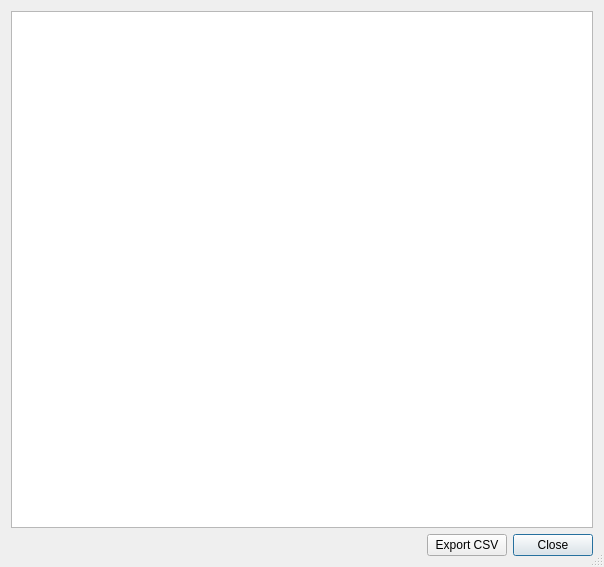
<?xml version="1.0" encoding="UTF-8"?>
<ui version="4.0">
 <class>RelationSizeDialog</class>
 <widget class="QDialog" name="RelationSizeDialog">
  <property name="geometry">
   <rect>
    <x>0</x>
    <y>0</y>
    <width>604</width>
    <height>567</height>
   </rect>
  </property>
  <property name="windowTitle">
   <string>Table sizes</string>
  </property>
  <property name="sizeGripEnabled">
   <bool>true</bool>
  </property>
  <layout class="QGridLayout" name="gridLayout">
   <item row="1" column="0">
    <spacer name="horizontalSpacer">
     <property name="orientation">
      <enum>Qt::Horizontal</enum>
     </property>
     <property name="sizeHint" stdset="0">
      <size>
       <width>592</width>
       <height>20</height>
      </size>
     </property>
    </spacer>
   </item>
   <item row="0" column="0" colspan="3">
    <widget class="QTableWidget" name="tab_relation_size">
     <property name="font">
      <font>
       <family>DejaVu Sans</family>
      </font>
     </property>
    </widget>
   </item>
   <item row="1" column="2">
    <widget class="QDialogButtonBox" name="buttonBox">
     <property name="sizePolicy">
      <sizepolicy hsizetype="Fixed" vsizetype="Fixed">
       <horstretch>0</horstretch>
       <verstretch>0</verstretch>
      </sizepolicy>
     </property>
     <property name="standardButtons">
      <set>QDialogButtonBox::Close</set>
     </property>
    </widget>
   </item>
   <item row="1" column="1">
    <widget class="QPushButton" name="btn_export_csv">
     <property name="text">
      <string>Export CSV</string>
     </property>
    </widget>
   </item>
  </layout>
 </widget>
 <resources/>
 <connections/>
</ui>
